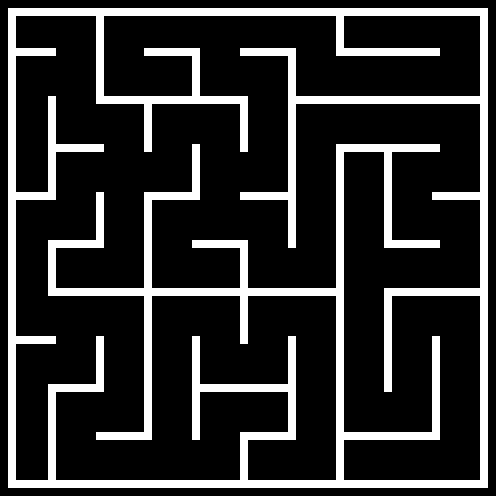

Rendered tile map (Tiled .tmx) drawn with the repository's tilesets; below, a short description and the map source with its tile grids summarised:
An orthogonal 62x62 tile map with 8x8 px tiles, 1 tile layer (Background) and 56 objects (4x Painter, Player, Checkpoint).

<map version="1.10" tiledversion="1.10.2" orientation="orthogonal" renderorder="right-down" width="62" height="62" tilewidth="8" tileheight="8" infinite="0" nextlayerid="4" nextobjectid="61">
 <tileset firstgid="1" source="Mazeball.tsx" />
 <layer id="1" name="Background" width="62" height="62">
  <data>[3844 cells, 717 non-empty, 1 distinct tile ids]</data>
 </layer>
 <objectgroup id="2" name="Spawnpoints">
  <object id="54" name="Player" type="Player" x="204" y="20" width="30" height="30" />
  <object id="55" name="Painter" type="Painter" x="350" y="444" width="30" height="30">
   <properties>
    <property name="colour" value="Blue" />
   </properties>
  </object>
  <object id="56" name="Painter" type="Painter" x="63" y="253" width="30" height="30">
   <properties>
    <property name="colour" value="Yellow" />
   </properties>
  </object>
  <object id="57" name="Painter" type="Painter" x="349" y="158" width="30" height="30">
   <properties>
    <property name="colour" value="Red" />
   </properties>
  </object>
  <object id="58" name="Painter" type="Painter" x="206" y="254" width="30" height="30">
   <properties>
    <property name="colour" value="Green" />
   </properties>
  </object>
  <object id="60" name="Checkpoint" type="Checkpoint" x="247.75" y="465.5">
   <polygon points="0,0 32,0 32,15 0,14.75" />
  </object>
 </objectgroup>
 <objectgroup id="3" name="Walls">
  <object id="1" x="8.5" y="8.5">
   <polygon points="0,0 0,7.25 479.25,7.25 479,-0.25" />
  </object>
  <object id="2" x="8.5" y="16.25">
   <polygon points="0,0 7.5,0.25 7,471.25 -0.25,471" />
  </object>
  <object id="3" x="16" y="480.75">
   <polygon points="0,0 0,6.75 471.5,6.75 471.75,0" />
  </object>
  <object id="4" x="480.25" y="480">
   <polygon points="0,0 7.25,0 7.5,-463.25 0,-463.25" />
  </object>
  <object id="5" x="48.25" y="392.5">
   <polygon points="0,0 7.25,0 7.25,87.75 0.25,87.5" />
  </object>
  <object id="6" x="96.75" y="432.75">
   <polygon points="0,0 54.75,-0.25 54.5,6.75 -0.25,6.75" />
  </object>
  <object id="8" x="240.25" y="440.5">
   <polygon points="0,0 7.5,0 7,39.75 0.25,39.75" />
  </object>
  <object id="9" x="240.25" y="432.75">
   <polygon points="0,0 55.25,0 55.25,7 0,7.5" />
  </object>
  <object id="10" x="336.25" y="479.75">
   <polygon points="0,0 7.5,0 7.5,-327.25 0,-327" />
  </object>
  <object id="11" x="344.25" y="432.25">
   <polygon points="0,0 95.25,0.5 95,7.25 -0.25,7.25" />
  </object>
  <object id="12" x="144.5" y="432">
   <polygon points="0,0 7,-0.25 6.75,-231.75 -0.25,-231.5" />
  </object>
  <object id="13" x="192" y="439.75">
   <polygon points="0,0 7.5,-0.25 7.5,-103.75 0,-103.5" />
  </object>
  <object id="15" x="200.25" y="384.75">
   <polygon points="0,0 87.25,-0.25 87,6.75 -0.5,6.75" />
  </object>
  <object id="16" x="288.5" y="432.25">
   <polygon points="0,0 7,-0.25 7.25,-96 -0.5,-95.5" />
  </object>
  <object id="17" x="432.5" y="431.75">
   <polygon points="0,0 7,0.25 6.75,-95.5 -0.25,-95.5" />
  </object>
  <object id="18" x="384.75" y="391.25">
   <polygon points="0,0 7,0.25 6.5,-94.75 -0.5,-94.5" />
  </object>
  <object id="19" x="384.5" y="288.75">
   <polygon points="0,0 95,-0.25 95.25,7 -0.25,7.5" />
  </object>
  <object id="20" x="16.25" y="336.5">
   <polygon points="0,0 39.25,0 39.5,7.25 0,7" />
  </object>
  <object id="21" x="48.5" y="384.5">
   <polygon points="0,0 55.25,0 55,7.25 0.25,7.25" />
  </object>
  <object id="22" x="96.5" y="336.75">
   <polygon points="0,0 7.25,0 7,47.5 -0.5,47.25" />
  </object>
  <object id="23" x="240" y="248.75">
   <polygon points="0,0 7.5,-0.25 7.5,94.75 0.25,94.75" />
  </object>
  <object id="24" x="192.5" y="240.75">
   <polygon points="0,0 55,0 55,7 0,7" />
  </object>
  <object id="25" x="48.5" y="288.5">
   <polygon points="0,0 95.25,-0.25 95.25,7 -0.25,7.25" />
  </object>
  <object id="26" x="48.5" y="248.75">
   <polygon points="0,0 7,-0.25 6.75,38.75 -0.5,39" />
  </object>
  <object id="27" x="152.25" y="288.5">
   <polygon points="0,0 87.25,-0.25 87.5,7.25 -0.25,7.5" />
  </object>
  <object id="28" x="248.25" y="288.75">
   <polygon points="0,0 87.5,-0.25 87.5,6.75 -0.5,6.75" />
  </object>
  <object id="29" x="432.25" y="192.5">
   <polygon points="0,0 47.5,0 47.5,7 0.25,7.25" />
  </object>
  <object id="30" x="384.5" y="240.25">
   <polygon points="0,0 54.75,0.25 54.75,7.25 0,7" />
  </object>
  <object id="31" x="384.5" y="239.75">
   <polygon points="0,0 7.25,0 7,-87.5 -0.25,-87.5" />
  </object>
  <object id="32" x="336.25" y="144.75">
   <polygon points="0,0 103.5,0 103,6.75 0,7.5" />
  </object>
  <object id="33" x="48.25" y="240.75">
   <polygon points="0,0 0,7 55.75,7 55.5,-0.5" />
  </object>
  <object id="34" x="96.5" y="239.75">
   <polygon points="0,0 7.25,-0.25 7,-47 -0.25,-47" />
  </object>
  <object id="35" x="16" y="192.5">
   <polygon points="0,0 39.5,0 39.5,7.5 0.5,7.25" />
  </object>
  <object id="36" x="144.5" y="192.25">
   <polygon points="0,0 55,0 55,7.5 0,7.5" />
  </object>
  <object id="37" x="48" y="191.75">
   <polygon points="0,0 7.75,0.25 7.5,-95.5 0.25,-95.25" />
  </object>
  <object id="38" x="56.25" y="144.5">
   <polygon points="0,0 47,-0.25 47,7 0.25,7" />
  </object>
  <object id="40" x="192.5" y="144.75">
   <polygon points="0,0 7.25,0 7,46.75 0,47" />
  </object>
  <object id="41" x="240.25" y="192.25">
   <polygon points="0,0 47.5,0 47.5,7.75 0,7.75" />
  </object>
  <object id="42" x="288.25" y="247.75">
   <polygon points="0,0 7.75,0 7.75,-199.25 0,-199.5" />
  </object>
  <object id="43" x="479.75" y="96.5">
   <polygon points="0,0 0.25,7.25 -183.25,7 -183.5,0" />
  </object>
  <object id="44" x="143.75" y="104.75">
   <polygon points="0,0 8,-0.25 8,47 0.5,47" />
  </object>
  <object id="45" x="240.75" y="104.5">
   <polygon points="0,0 7,0 6.75,47.25 -0.5,47.25" />
  </object>
  <object id="46" x="248" y="96.75">
   <polygon points="0,0 -0.25,7 -151.75,7 -151.75,-0.25" />
  </object>
  <object id="47" x="144.5" y="48.25">
   <polygon points="0,0 55.5,0.25 55.25,7.25 0,7" />
  </object>
  <object id="48" x="192.25" y="56.5">
   <polygon points="0,0 7.5,-0.25 7.5,39.75 0.25,39.5" />
  </object>
  <object id="49" x="240.5" y="48.75">
   <polygon points="0,0 47.75,-0.25 47.75,7.25 -0.25,7.5" />
  </object>
  <object id="50" x="336.5" y="48.5">
   <polygon points="0,0 103.25,0 103.25,6.75 -0.25,7" />
  </object>
  <object id="51" x="16.25" y="48.5">
   <polygon points="0,0 39.25,0 39.5,7.25 0.25,7.25" />
  </object>
  <object id="52" x="96.5" y="95.5">
   <polygon points="0,0 7.25,0 7.5,-79 -0.5,-79" />
  </object>
  <object id="53" x="336.25" y="16.5">
   <polygon points="0,0 7.5,0 7.5,31.5 0.25,31.25" />
  </object>
 </objectgroup>
</map>
